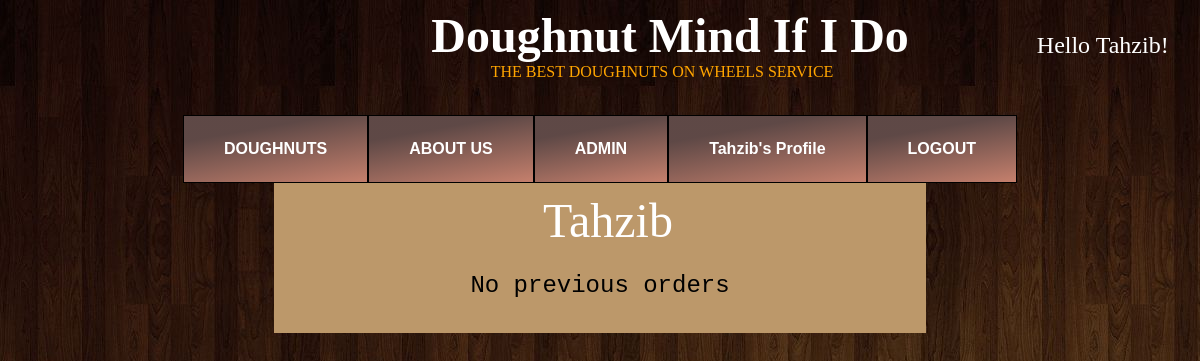
The page /profile/ (signed in) on the database as committed earlier.
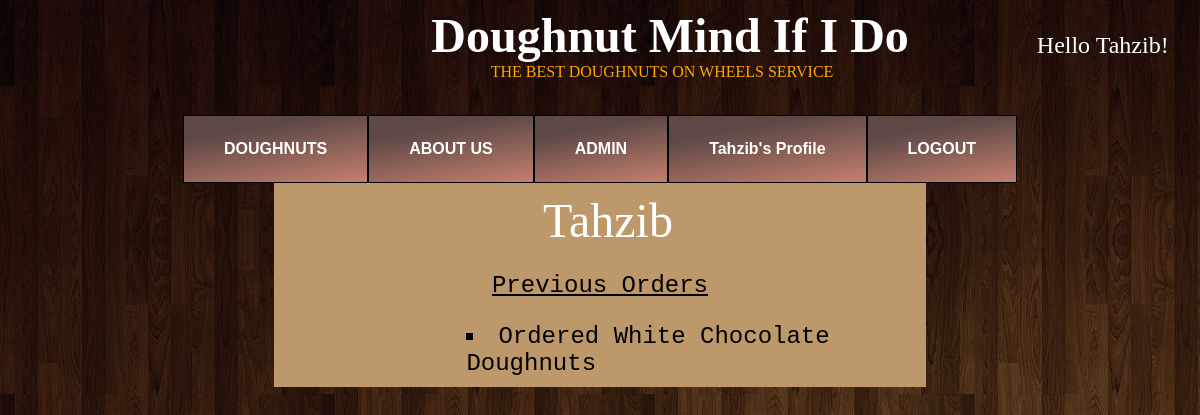
The same page on the database as committed later.
### home/models.py (models this page shows, shortened)
class customer_report(models.Model):
    customer = models.ForeignKey(User, on_delete=models.CASCADE) # if the User is deleted we delete all the records are deleted for that User
    order_amount = models.IntegerField(null=False)
    report = models.TextField()
    updated = models.DateTimeField(auto_now=True)
    created = models.DateTimeField(auto_now_add=True)

### home/views.py (the view)
# urls.py: path('profile/', views.userProfile, name='user_profile'),
@login_required(login_url="login")
def userProfile(request):
    prev_orders = report.objects.filter(customer = request.user)
    context = {'prev_orders' : prev_orders}
    return render(request, 'profile.html', context)

### templates/profile.html
{% extends 'main.html' %}
{% block content %}
<div class="profileBody">
<p class="userName">{{user.username}}</p>
{% if prev_orders%}
    <p><u>Previous Orders</u></p>
    <div class="prev_orders">
        {% for i in prev_orders %}
            <li>{{i.report}}</li>
        {% endfor %}
    </div>
{% else %}
<p>No previous orders</p>
{%endif%}
</div>
{% endblock %}

Rows that differ between the two databases and show on the page:
added customer_report: report "Ordered White Chocolate Doughnuts"
Other text that changed with them:
text no longer shown: "No previous orders"
text now shown: "Previous Orders"
